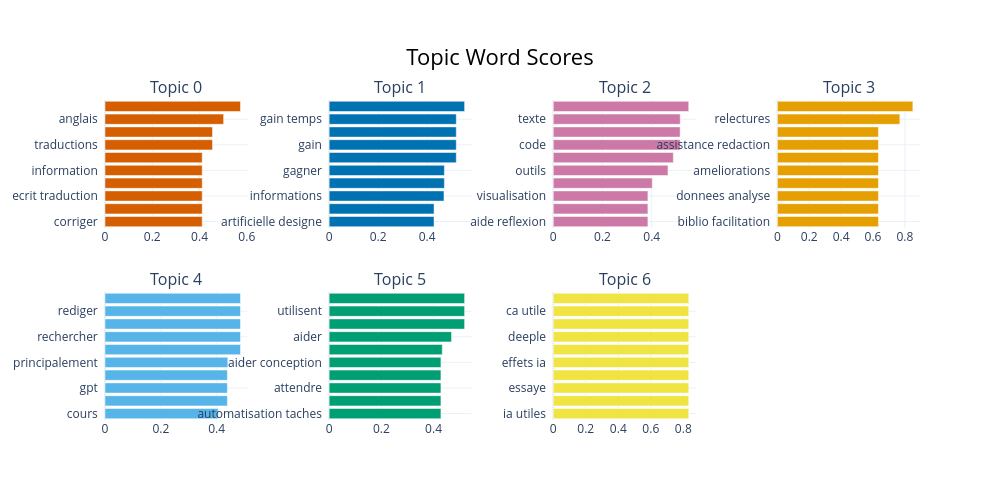

This figure's notebook cell:
### Code cell
fig = topic_model.visualize_barchart(top_n_topics=46, n_words = 10)
fig

### Figure 1 — Plotly figure (JSON) as saved in the notebook; plotly's stock layout.template omitted (floating-point values rounded to 4 significant figures)
{"data": [{"marker": {"color": "#D55E00"}, "orientation": "h", "type": "bar", "x": [0.4113, 0.4113, 0.4113, 0.4113, 0.4113, 0.4113, 0.455, 0.455, 0.5019, 0.5732], "xaxis": "x", "y": ["corriger  ", "ponctuelle  ", "ecrit traduction  ", "ecrit  ", "information  ", "aide ponctuelle  ", "traductions  ", "textes  ", "anglais  ", "traduction  "], "yaxis": "y"}, {"marker": {"color": "#0072B2"}, "orientation": "h", "type": "bar", "x": [0.4282, 0.4282, 0.4687, 0.4704, 0.4704, 0.5189, 0.5189, 0.5189, 0.5189, 0.5529], "xaxis": "x2", "y": ["artificielle designe  ", "cher  ", "informations  ", "gagner temps  ", "gagner  ", "sourcing  ", "gain  ", "propositions  ", "gain temps  ", "temps  "], "yaxis": "y2"}, {"marker": {"color": "#CC79A7"}, "orientation": "h", "type": "bar", "x": [0.3845, 0.3845, 0.3845, 0.4021, 0.466, 0.4878, 0.5155, 0.5155, 0.5158, 0.5503], "xaxis": "x3", "y": ["aide reflexion  ", "aide technique  ", "visualisation  ", "aide  ", "outils  ", "analyse  ", "code  ", "entretiens  ", "texte  ", "transcription  "], "yaxis": "y3"}, {"marker": {"color": "#E69F00"}, "orientation": "h", "type": "bar", "x": [0.6341, 0.6341, 0.6341, 0.6341, 0.6341, 0.6341, 0.6341, 0.6341, 0.7685, 0.8501], "xaxis": "x4", "y": ["biblio facilitation  ", "bibliographie assistance  ", "donnees analyse  ", "epicenisation  ", "ameliorations  ", "biblio  ", "assistance redaction  ", "analyse documents  ", "relectures  ", "correction  "], "yaxis": "y4"}, {"marker": {"color": "#56B4E9"}, "orientation": "h", "type": "bar", "x": [0.4052, 0.4382, 0.4382, 0.4382, 0.4398, 0.4852, 0.4852, 0.4852, 0.4852, 0.4852], "xaxis": "x5", "y": ["cours  ", "chat  ", "gpt  ", "chat gpt  ", "principalement  ", "rapidement  ", "rechercher  ", "statistiques  ", "rediger  ", "mails  "], "yaxis": "y5"}, {"marker": {"color": "#009E73"}, "orientation": "h", "type": "bar", "x": [0.4282, 0.4282, 0.4282, 0.4282, 0.4282, 0.4333, 0.4687, 0.5189, 0.5189, 0.5189], "xaxis": "x6", "y": ["automatisation taches  ", "attendre recommandations  ", "attendre  ", "activites  ", "aider conception  ", "cours  ", "aider  ", "pedagogiques  ", "utilisent  ", "web  "], "yaxis": "y6"}, {"marker": {"color": "#F0E442"}, "orientation": "h", "type": "bar", "x": [0.8334, 0.8334, 0.8334, 0.8334, 0.8334, 0.8334, 0.8334, 0.8334, 0.8334, 0.8334], "xaxis": "x7", "y": ["ia utiles  ", "essaye comprendre  ", "essaye  ", "effets  ", "effets ia  ", "deeple pallie  ", "deeple  ", "comprendre fonctionnent  ", "ca utile  ", "ca  "], "yaxis": "y7"}], "layout": {"annotations": [{"font": {"size": 16}, "showarrow": false, "text": "Topic 0", "x": 0.0875, "xanchor": "center", "xref": "paper", "y": 1, "yanchor": "bottom", "yref": "paper"}, {"font": {"size": 16}, "showarrow": false, "text": "Topic 1", "x": 0.3625, "xanchor": "center", "xref": "paper", "y": 1, "yanchor": "bottom", "yref": "paper"}, {"font": {"size": 16}, "showarrow": false, "text": "Topic 2", "x": 0.6375, "xanchor": "center", "xref": "paper", "y": 1, "yanchor": "bottom", "yref": "paper"}, {"font": {"size": 16}, "showarrow": false, "text": "Topic 3", "x": 0.9125, "xanchor": "center", "xref": "paper", "y": 1, "yanchor": "bottom", "yref": "paper"}, {"font": {"size": 16}, "showarrow": false, "text": "Topic 4", "x": 0.0875, "xanchor": "center", "xref": "paper", "y": 0.4, "yanchor": "bottom", "yref": "paper"}, {"font": {"size": 16}, "showarrow": false, "text": "Topic 5", "x": 0.3625, "xanchor": "center", "xref": "paper", "y": 0.4, "yanchor": "bottom", "yref": "paper"}, {"font": {"size": 16}, "showarrow": false, "text": "Topic 6", "x": 0.6375, "xanchor": "center", "xref": "paper", "y": 0.4, "yanchor": "bottom", "yref": "paper"}], "height": 500, "hoverlabel": {"bgcolor": "white", "font": {"family": "Rockwell", "size": 16}}, "showlegend": false, "title": {"font": {"color": "Black", "size": 22}, "text": "Topic Word Scores", "x": 0.5, "xanchor": "center", "yanchor": "top"}, "width": 1000, "xaxis": {"anchor": "y", "domain": [0, 0.175], "showgrid": true}, "xaxis2": {"anchor": "y2", "domain": [0.275, 0.45], "showgrid": true}, "xaxis3": {"anchor": "y3", "domain": [0.55, 0.725], "showgrid": true}, "xaxis4": {"anchor": "y4", "domain": [0.825, 1], "showgrid": true}, "xaxis5": {"anchor": "y5", "domain": [0, 0.175], "showgrid": true}, "xaxis6": {"anchor": "y6", "domain": [0.275, 0.45], "showgrid": true}, "xaxis7": {"anchor": "y7", "domain": [0.55, 0.725], "showgrid": true}, "xaxis8": {"anchor": "y8", "domain": [0.825, 1], "showgrid": true}, "yaxis": {"anchor": "x", "domain": [0.6, 1], "showgrid": true}, "yaxis2": {"anchor": "x2", "domain": [0.6, 1], "showgrid": true}, "yaxis3": {"anchor": "x3", "domain": [0.6, 1], "showgrid": true}, "yaxis4": {"anchor": "x4", "domain": [0.6, 1], "showgrid": true}, "yaxis5": {"anchor": "x5", "domain": [0, 0.4], "showgrid": true}, "yaxis6": {"anchor": "x6", "domain": [0, 0.4], "showgrid": true}, "yaxis7": {"anchor": "x7", "domain": [0, 0.4], "showgrid": true}, "yaxis8": {"anchor": "x8", "domain": [0, 0.4], "showgrid": true}}}
